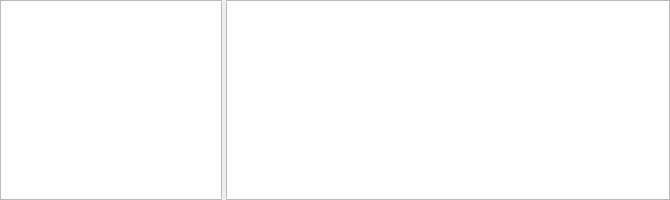
<?xml version="1.0" encoding="UTF-8"?>
<ui version="4.0">
 <class>DataView</class>
 <widget class="QWidget" name="DataView">
  <property name="geometry">
   <rect>
    <x>0</x>
    <y>0</y>
    <width>670</width>
    <height>200</height>
   </rect>
  </property>
  <property name="sizePolicy">
   <sizepolicy hsizetype="MinimumExpanding" vsizetype="MinimumExpanding">
    <horstretch>5</horstretch>
    <verstretch>1</verstretch>
   </sizepolicy>
  </property>
  <property name="windowTitle">
   <string>Form</string>
  </property>
  <layout class="QHBoxLayout" name="horizontalLayout">
   <property name="spacing">
    <number>2</number>
   </property>
   <property name="leftMargin">
    <number>0</number>
   </property>
   <property name="topMargin">
    <number>0</number>
   </property>
   <property name="rightMargin">
    <number>0</number>
   </property>
   <property name="bottomMargin">
    <number>0</number>
   </property>
   <item>
    <widget class="EnfaceView" name="graphicsViewLocalizer">
     <property name="sizePolicy">
      <sizepolicy hsizetype="MinimumExpanding" vsizetype="MinimumExpanding">
       <horstretch>2</horstretch>
       <verstretch>2</verstretch>
      </sizepolicy>
     </property>
     <property name="minimumSize">
      <size>
       <width>200</width>
       <height>200</height>
      </size>
     </property>
    </widget>
   </item>
   <item>
    <spacer name="horizontalSpacer_3">
     <property name="orientation">
      <enum>Qt::Horizontal</enum>
     </property>
     <property name="sizeType">
      <enum>QSizePolicy::Preferred</enum>
     </property>
     <property name="sizeHint" stdset="0">
      <size>
       <width>2</width>
       <height>20</height>
      </size>
     </property>
    </spacer>
   </item>
   <item>
    <widget class="VolumeView" name="graphicsViewVolume">
     <property name="sizePolicy">
      <sizepolicy hsizetype="MinimumExpanding" vsizetype="MinimumExpanding">
       <horstretch>4</horstretch>
       <verstretch>2</verstretch>
      </sizepolicy>
     </property>
     <property name="minimumSize">
      <size>
       <width>400</width>
       <height>200</height>
      </size>
     </property>
    </widget>
   </item>
  </layout>
 </widget>
 <customwidgets>
  <customwidget>
   <class>EnfaceView</class>
   <extends>QGraphicsView</extends>
   <header>eyelab.views.enface_view</header>
  </customwidget>
  <customwidget>
   <class>VolumeView</class>
   <extends>QGraphicsView</extends>
   <header>eyelab.views.volume_view</header>
  </customwidget>
 </customwidgets>
 <resources>
  <include location="resources.qrc"/>
 </resources>
 <connections/>
</ui>
